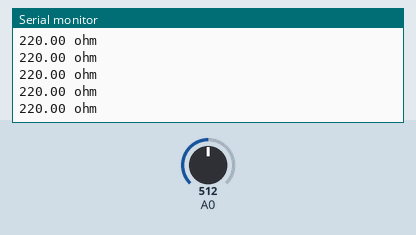
This sketch was run on a simulated Arduino Uno, built with avr-gcc and run on an emulated ATmega328P. Parts: the last lines printed to the serial monitor. Inputs (shaded band) come from the test bench; at power-on: A0 = 512.

Above: at 1.2 s.
1.3 s: A0 set to 716
At 2.3 s:
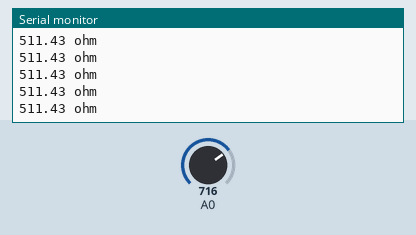
4.3 s: A0 set to 900
At 5.3 s:
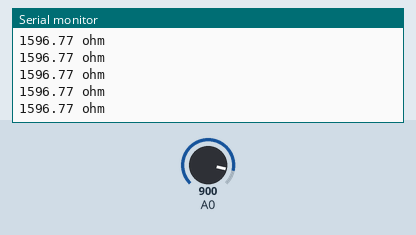
Timing chart, 0 to 7.3 s (numbered marks = the images above; inputs shaded):
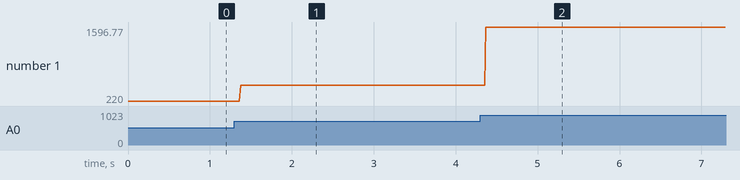

The sketch:

superbe_ohm_meter.ino
```cpp
void setup() {
  Serial.begin(9600);
}

const float U_REF = 5;
const float MAX_ANALOG = 1024;
const float R1 = 220;

void loop() {
  // lire a0
  const float a0 = analogRead(A0);
  // Serial.println(a0);
  // convertir l'input analogique en volt
  const float u2 = a0 * (U_REF / MAX_ANALOG);
  // calcul de la valeur de la résistance
  const float r2 = ( R1 * u2 ) / ( U_REF - u2 );
  Serial.print(r2);
  Serial.println(" ohm");
}
```

Measured:
- after the input at 1.3 s, the serial monitor: prints a new line after 0.07 s (image 1)
- after the input at 4.3 s, the serial monitor: prints a new line after 0.07 s (image 2)
- plotted number 1: 220 → 511.43 after the input at 1.3 s, 511.43 → 1596.77 after the input at 4.3 s
